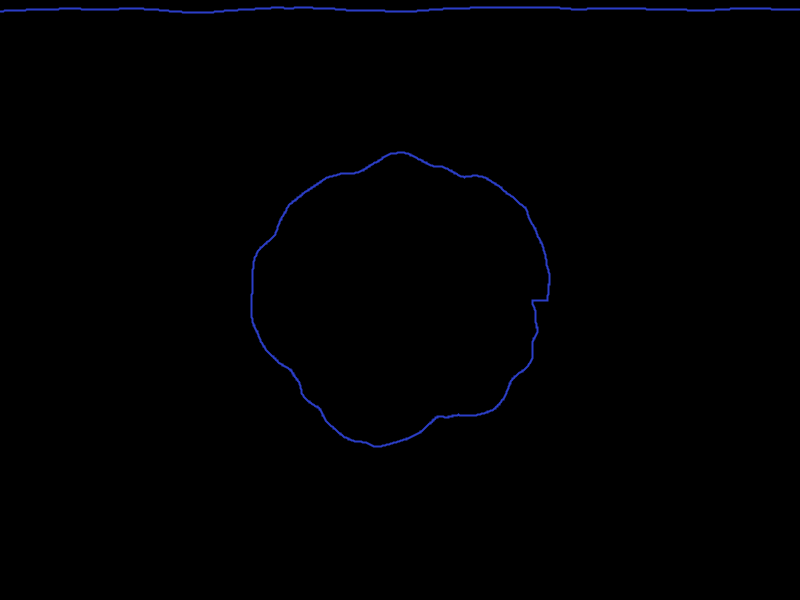
Frame 1 (no input)
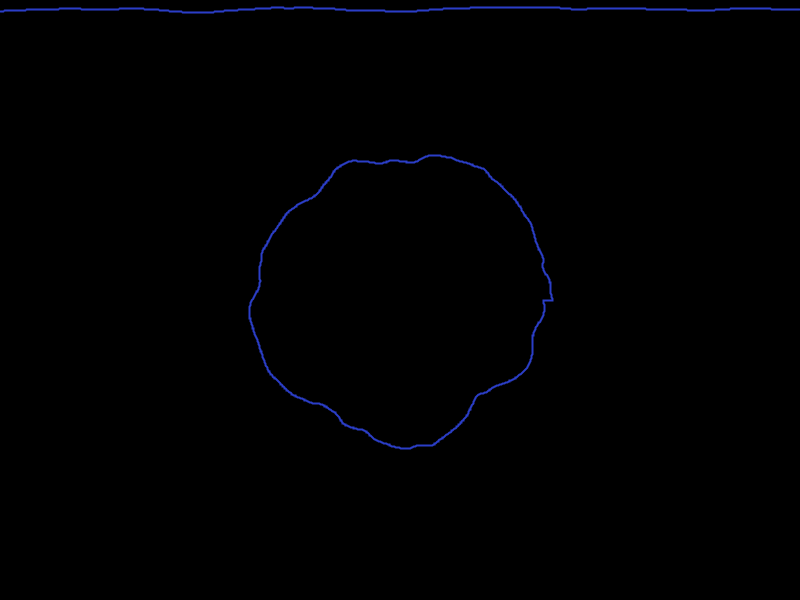
Frame 60 (the mouse pressed at the canvas centre just before this capture)
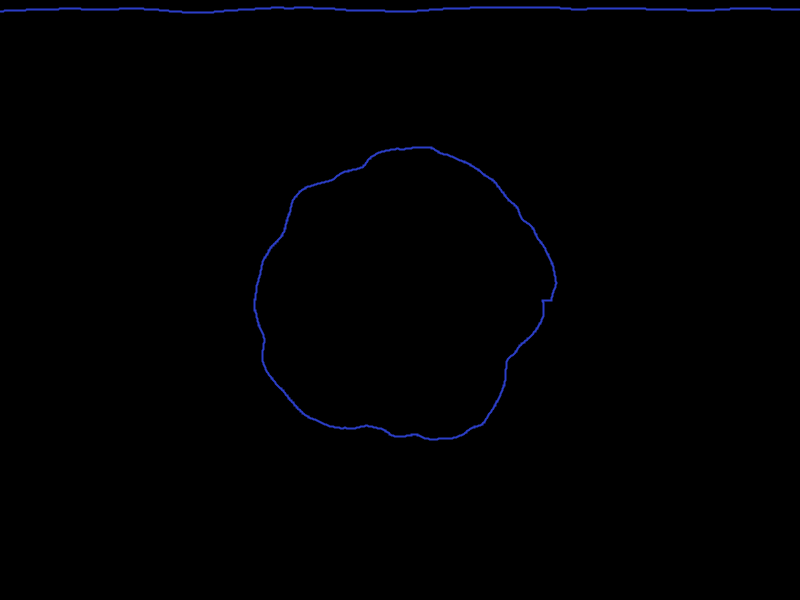
Frame 120 (the mouse held since frame 60 and released just before this capture)

The Processing sketch that drew these frames (run headless with seeded random() and noise(); from frame 60 on, the mouse is pressed at the canvas centre):

// Processing sketch: scnsvr_circle
// ── scnsvr_circle.pde
int  res = 1000;
float  r = 30,
variance = 1,
    tscl = 0.0001;
float[][] mult = new float[res][3];
void setup()
{
  //fullScreen();
  size(800,600);
  background(0);
  colorMode(HSB);
  
  stroke(random(255),200,200);
  noFill();
  strokeWeight(2);
  for(int i = 0; i < res ; i++){
      mult[i][0] = 1;
      mult[i][1] = 0;
      mult[i][2] = 0;
  }
}
void draw()
{
  tscl = 0.01000008;
  background(0);
  showNoise();
  translate(width/2,height/2);

  beginShape();
  
  for(int index = 1; index <= res; index++)
  {
    float m = move(index);
    float i = index * TWO_PI/res;
    vertex(m*cos(i), m*sin(i) );
  }
  
  endShape(CLOSE);
}

float move(int index)
{
  int i = index - 1;
  
  //mult[i][2]  = 0.00001*(0.5 - noise(10+frameCount*tscl*i) );  // +- value
  //mult[i][1] -= mult[i][2];
  //mult[i][0] += mult[i][1];
  
  return 150+(0.25-noise((frameCount+i)*tscl))*50*mult[i][0];
}
void showNoise()
{
  for(int i = 0; i < width; i++)
    point(i, 5+10*noise(i*tscl));
}
